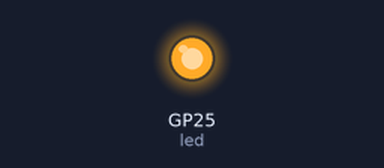
A program run on a simulated Raspberry Pi Pico running MicroPython. On the bench: output pins drawn as LEDs (lit = HIGH). WiFi joins after 1.5 s; what the program prints to the serial console is not drawn. At 3.8 s the program stops and its outputs stay as they are.

Above: at 0.1 s.
At 3.8 s:
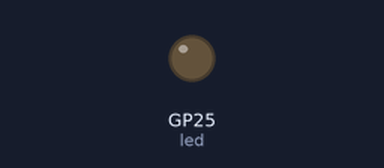
Timing chart, 0 to 5.3 s (numbered marks = the images above):
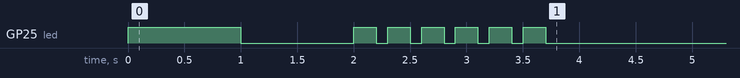

Measured:
- by itself, GP25 (led): goes HIGH 1.0 s, LOW 1.0 s, 5 × (HIGH 0.20 s, LOW 0.10 s), HIGH 0.20 s, then LOW

The program:

wifi_connect.py
```python
# wifi_connect.py

import time
import network
import machine


class WiFiConnect:
    MAX_WAIT = 30
    SUCCESS_STATUS = 3

    def __init__(self):
        self.ssid = 'SSID_OF_YOUR_DESIRED_WIFI'
        self.password = 'YOUR_WIFI_SHOULD_PROBABLY_HAVE_A_PASSWORD'
        self.led = machine.Pin("LED", machine.Pin.OUT)
        self.wlan = network.WLAN(network.STA_IF)

    def connect_to_wifi(self):
        if self.wlan.status() == self.SUCCESS_STATUS:
            print('We already have WiFi, no need to setup again')
            return

        self.wlan.active(True)
        self.wlan.connect(self.ssid, self.password)

        # Wait for connect or fail
        while self.MAX_WAIT > 0:
            if self.wlan.status() < 0 or self.wlan.status() >= self.SUCCESS_STATUS:
                break
            self.MAX_WAIT -= 2
            print('waiting for connection…')
            self.led.on()
            time.sleep(1)
            self.led.off()
            time.sleep(1)

        # Handle connection errors
        if self.wlan.status() != self.SUCCESS_STATUS:
            print('Network connection failed, will reset device')
            machine.reset()
        else:
            status = self.wlan.ifconfig()
            print( 'Connected! IP address is ' + status[0] )
            for _ in range(6):
                self.led.on()
                time.sleep(0.2)
                self.led.off()
                time.sleep(0.1)


if __name__ == "__main__":
    wifi_connector = WiFiConnect()
    wifi_connector.connect_to_wifi()
```
